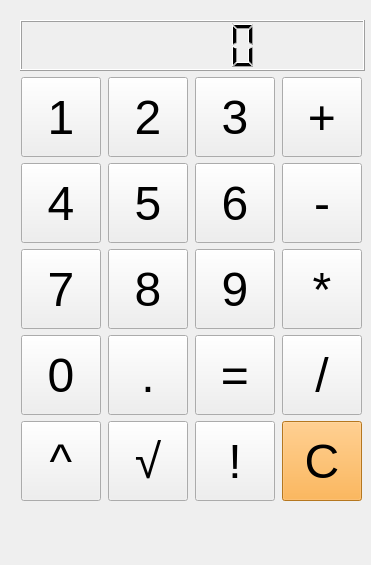
<?xml version="1.0" encoding="UTF-8"?>
<ui version="4.0">
 <class>Form</class>
 <widget class="QWidget" name="Form">
  <property name="geometry">
   <rect>
    <x>0</x>
    <y>0</y>
    <width>371</width>
    <height>565</height>
   </rect>
  </property>
  <property name="windowTitle">
   <string>Красивый калькулятор</string>
  </property>
  <widget class="QWidget" name="layoutWidget">
   <property name="geometry">
    <rect>
     <x>20</x>
     <y>20</y>
     <width>345</width>
     <height>481</height>
    </rect>
   </property>
   <layout class="QVBoxLayout" name="verticalLayout">
    <item>
     <widget class="QLCDNumber" name="table"/>
    </item>
    <item>
     <layout class="QGridLayout" name="gridLayout">
      <item row="2" column="1">
       <widget class="QPushButton" name="btn8">
        <property name="minimumSize">
         <size>
          <width>80</width>
          <height>80</height>
         </size>
        </property>
        <property name="maximumSize">
         <size>
          <width>80</width>
          <height>80</height>
         </size>
        </property>
        <property name="font">
         <font>
          <family>Helvetica</family>
          <pointsize>36</pointsize>
         </font>
        </property>
        <property name="text">
         <string>8</string>
        </property>
        <attribute name="buttonGroup">
         <string notr="true">buttonGroup_digits</string>
        </attribute>
       </widget>
      </item>
      <item row="0" column="1">
       <widget class="QPushButton" name="btn2">
        <property name="minimumSize">
         <size>
          <width>80</width>
          <height>80</height>
         </size>
        </property>
        <property name="maximumSize">
         <size>
          <width>80</width>
          <height>80</height>
         </size>
        </property>
        <property name="font">
         <font>
          <family>Helvetica</family>
          <pointsize>36</pointsize>
         </font>
        </property>
        <property name="text">
         <string>2</string>
        </property>
        <attribute name="buttonGroup">
         <string notr="true">buttonGroup_digits</string>
        </attribute>
       </widget>
      </item>
      <item row="0" column="3">
       <widget class="QPushButton" name="btn_plus">
        <property name="minimumSize">
         <size>
          <width>80</width>
          <height>80</height>
         </size>
        </property>
        <property name="maximumSize">
         <size>
          <width>80</width>
          <height>80</height>
         </size>
        </property>
        <property name="font">
         <font>
          <family>Helvetica</family>
          <pointsize>36</pointsize>
         </font>
        </property>
        <property name="text">
         <string>+</string>
        </property>
        <attribute name="buttonGroup">
         <string notr="true">buttonGroup_binary</string>
        </attribute>
       </widget>
      </item>
      <item row="3" column="2">
       <widget class="QPushButton" name="btn_eq">
        <property name="minimumSize">
         <size>
          <width>80</width>
          <height>80</height>
         </size>
        </property>
        <property name="maximumSize">
         <size>
          <width>80</width>
          <height>80</height>
         </size>
        </property>
        <property name="font">
         <font>
          <family>Helvetica</family>
          <pointsize>36</pointsize>
         </font>
        </property>
        <property name="text">
         <string>=</string>
        </property>
       </widget>
      </item>
      <item row="3" column="0">
       <widget class="QPushButton" name="btn0">
        <property name="minimumSize">
         <size>
          <width>80</width>
          <height>80</height>
         </size>
        </property>
        <property name="maximumSize">
         <size>
          <width>80</width>
          <height>80</height>
         </size>
        </property>
        <property name="font">
         <font>
          <family>Helvetica</family>
          <pointsize>36</pointsize>
         </font>
        </property>
        <property name="text">
         <string>0</string>
        </property>
        <attribute name="buttonGroup">
         <string notr="true">buttonGroup_digits</string>
        </attribute>
       </widget>
      </item>
      <item row="3" column="3">
       <widget class="QPushButton" name="btn_div">
        <property name="minimumSize">
         <size>
          <width>80</width>
          <height>80</height>
         </size>
        </property>
        <property name="maximumSize">
         <size>
          <width>80</width>
          <height>80</height>
         </size>
        </property>
        <property name="font">
         <font>
          <family>Helvetica</family>
          <pointsize>36</pointsize>
         </font>
        </property>
        <property name="text">
         <string>/</string>
        </property>
        <attribute name="buttonGroup">
         <string notr="true">buttonGroup_binary</string>
        </attribute>
       </widget>
      </item>
      <item row="0" column="0">
       <widget class="QPushButton" name="btn1">
        <property name="minimumSize">
         <size>
          <width>80</width>
          <height>80</height>
         </size>
        </property>
        <property name="maximumSize">
         <size>
          <width>80</width>
          <height>80</height>
         </size>
        </property>
        <property name="font">
         <font>
          <family>Helvetica</family>
          <pointsize>36</pointsize>
         </font>
        </property>
        <property name="text">
         <string>1</string>
        </property>
        <attribute name="buttonGroup">
         <string notr="true">buttonGroup_digits</string>
        </attribute>
       </widget>
      </item>
      <item row="2" column="2">
       <widget class="QPushButton" name="btn9">
        <property name="minimumSize">
         <size>
          <width>80</width>
          <height>80</height>
         </size>
        </property>
        <property name="maximumSize">
         <size>
          <width>80</width>
          <height>80</height>
         </size>
        </property>
        <property name="font">
         <font>
          <family>Helvetica</family>
          <pointsize>36</pointsize>
         </font>
        </property>
        <property name="text">
         <string>9</string>
        </property>
        <attribute name="buttonGroup">
         <string notr="true">buttonGroup_digits</string>
        </attribute>
       </widget>
      </item>
      <item row="3" column="1">
       <widget class="QPushButton" name="btn_dot">
        <property name="minimumSize">
         <size>
          <width>80</width>
          <height>80</height>
         </size>
        </property>
        <property name="maximumSize">
         <size>
          <width>80</width>
          <height>80</height>
         </size>
        </property>
        <property name="font">
         <font>
          <family>Helvetica</family>
          <pointsize>36</pointsize>
         </font>
        </property>
        <property name="text">
         <string>.</string>
        </property>
       </widget>
      </item>
      <item row="0" column="2">
       <widget class="QPushButton" name="btn3">
        <property name="minimumSize">
         <size>
          <width>80</width>
          <height>80</height>
         </size>
        </property>
        <property name="maximumSize">
         <size>
          <width>80</width>
          <height>80</height>
         </size>
        </property>
        <property name="font">
         <font>
          <family>Helvetica</family>
          <pointsize>36</pointsize>
         </font>
        </property>
        <property name="text">
         <string>3</string>
        </property>
        <attribute name="buttonGroup">
         <string notr="true">buttonGroup_digits</string>
        </attribute>
       </widget>
      </item>
      <item row="1" column="0">
       <widget class="QPushButton" name="btn4">
        <property name="minimumSize">
         <size>
          <width>80</width>
          <height>80</height>
         </size>
        </property>
        <property name="maximumSize">
         <size>
          <width>80</width>
          <height>80</height>
         </size>
        </property>
        <property name="font">
         <font>
          <family>Helvetica</family>
          <pointsize>36</pointsize>
         </font>
        </property>
        <property name="text">
         <string>4</string>
        </property>
        <attribute name="buttonGroup">
         <string notr="true">buttonGroup_digits</string>
        </attribute>
       </widget>
      </item>
      <item row="1" column="1">
       <widget class="QPushButton" name="btn5">
        <property name="minimumSize">
         <size>
          <width>80</width>
          <height>80</height>
         </size>
        </property>
        <property name="maximumSize">
         <size>
          <width>80</width>
          <height>80</height>
         </size>
        </property>
        <property name="font">
         <font>
          <family>Helvetica</family>
          <pointsize>36</pointsize>
         </font>
        </property>
        <property name="text">
         <string>5</string>
        </property>
        <attribute name="buttonGroup">
         <string notr="true">buttonGroup_digits</string>
        </attribute>
       </widget>
      </item>
      <item row="2" column="0">
       <widget class="QPushButton" name="btn7">
        <property name="minimumSize">
         <size>
          <width>80</width>
          <height>80</height>
         </size>
        </property>
        <property name="maximumSize">
         <size>
          <width>80</width>
          <height>80</height>
         </size>
        </property>
        <property name="font">
         <font>
          <family>Helvetica</family>
          <pointsize>36</pointsize>
         </font>
        </property>
        <property name="text">
         <string>7</string>
        </property>
        <attribute name="buttonGroup">
         <string notr="true">buttonGroup_digits</string>
        </attribute>
       </widget>
      </item>
      <item row="1" column="2">
       <widget class="QPushButton" name="btn6">
        <property name="minimumSize">
         <size>
          <width>80</width>
          <height>80</height>
         </size>
        </property>
        <property name="maximumSize">
         <size>
          <width>80</width>
          <height>80</height>
         </size>
        </property>
        <property name="font">
         <font>
          <family>Helvetica</family>
          <pointsize>36</pointsize>
         </font>
        </property>
        <property name="text">
         <string>6</string>
        </property>
        <attribute name="buttonGroup">
         <string notr="true">buttonGroup_digits</string>
        </attribute>
       </widget>
      </item>
      <item row="1" column="3">
       <widget class="QPushButton" name="btn_minus">
        <property name="minimumSize">
         <size>
          <width>80</width>
          <height>80</height>
         </size>
        </property>
        <property name="maximumSize">
         <size>
          <width>80</width>
          <height>80</height>
         </size>
        </property>
        <property name="font">
         <font>
          <family>Helvetica</family>
          <pointsize>36</pointsize>
         </font>
        </property>
        <property name="text">
         <string>-</string>
        </property>
        <attribute name="buttonGroup">
         <string notr="true">buttonGroup_binary</string>
        </attribute>
       </widget>
      </item>
      <item row="2" column="3">
       <widget class="QPushButton" name="btn_mult">
        <property name="minimumSize">
         <size>
          <width>80</width>
          <height>80</height>
         </size>
        </property>
        <property name="maximumSize">
         <size>
          <width>80</width>
          <height>80</height>
         </size>
        </property>
        <property name="font">
         <font>
          <family>Helvetica</family>
          <pointsize>36</pointsize>
         </font>
        </property>
        <property name="text">
         <string>*</string>
        </property>
        <attribute name="buttonGroup">
         <string notr="true">buttonGroup_binary</string>
        </attribute>
       </widget>
      </item>
      <item row="4" column="0">
       <widget class="QPushButton" name="btn_pow">
        <property name="minimumSize">
         <size>
          <width>80</width>
          <height>80</height>
         </size>
        </property>
        <property name="maximumSize">
         <size>
          <width>80</width>
          <height>80</height>
         </size>
        </property>
        <property name="font">
         <font>
          <family>Helvetica</family>
          <pointsize>36</pointsize>
         </font>
        </property>
        <property name="text">
         <string>^</string>
        </property>
        <attribute name="buttonGroup">
         <string notr="true">buttonGroup_binary</string>
        </attribute>
       </widget>
      </item>
      <item row="4" column="1">
       <widget class="QPushButton" name="btn_sqrt">
        <property name="minimumSize">
         <size>
          <width>80</width>
          <height>80</height>
         </size>
        </property>
        <property name="maximumSize">
         <size>
          <width>80</width>
          <height>80</height>
         </size>
        </property>
        <property name="font">
         <font>
          <family>Helvetica</family>
          <pointsize>36</pointsize>
         </font>
        </property>
        <property name="text">
         <string>√</string>
        </property>
       </widget>
      </item>
      <item row="4" column="2">
       <widget class="QPushButton" name="btn_fact">
        <property name="minimumSize">
         <size>
          <width>80</width>
          <height>80</height>
         </size>
        </property>
        <property name="maximumSize">
         <size>
          <width>80</width>
          <height>80</height>
         </size>
        </property>
        <property name="font">
         <font>
          <family>Helvetica</family>
          <pointsize>36</pointsize>
         </font>
        </property>
        <property name="text">
         <string>!</string>
        </property>
       </widget>
      </item>
      <item row="4" column="3">
       <widget class="QPushButton" name="btn_clear">
        <property name="minimumSize">
         <size>
          <width>80</width>
          <height>80</height>
         </size>
        </property>
        <property name="maximumSize">
         <size>
          <width>80</width>
          <height>80</height>
         </size>
        </property>
        <property name="font">
         <font>
          <family>Helvetica</family>
          <pointsize>36</pointsize>
         </font>
        </property>
        <property name="styleSheet">
         <string notr="true">background-color: rgb(254, 166, 43);</string>
        </property>
        <property name="text">
         <string>С</string>
        </property>
       </widget>
      </item>
     </layout>
    </item>
   </layout>
  </widget>
 </widget>
 <resources/>
 <connections/>
 <buttongroups>
  <buttongroup name="buttonGroup_binary"/>
  <buttongroup name="buttonGroup_digits"/>
 </buttongroups>
</ui>
